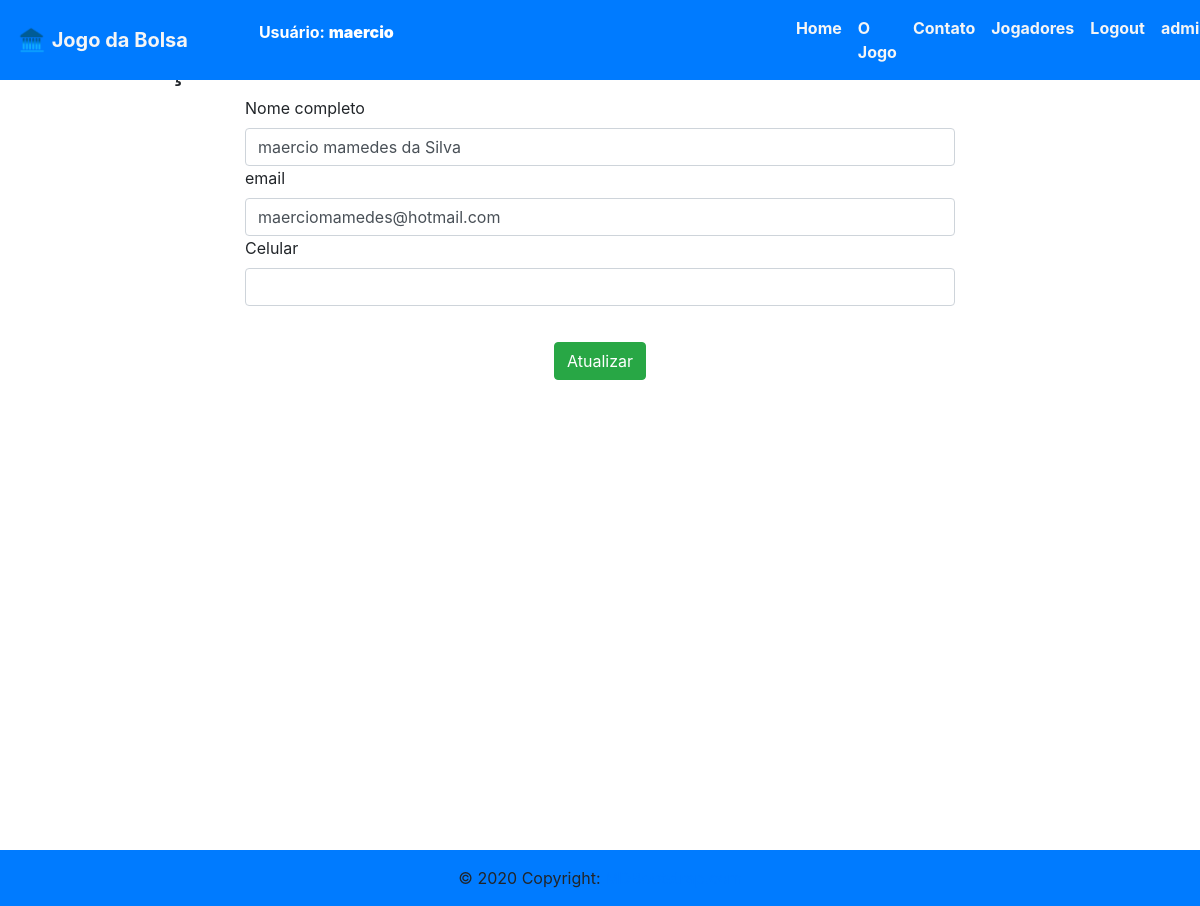
The page /users/update (signed in) on the database as committed earlier.
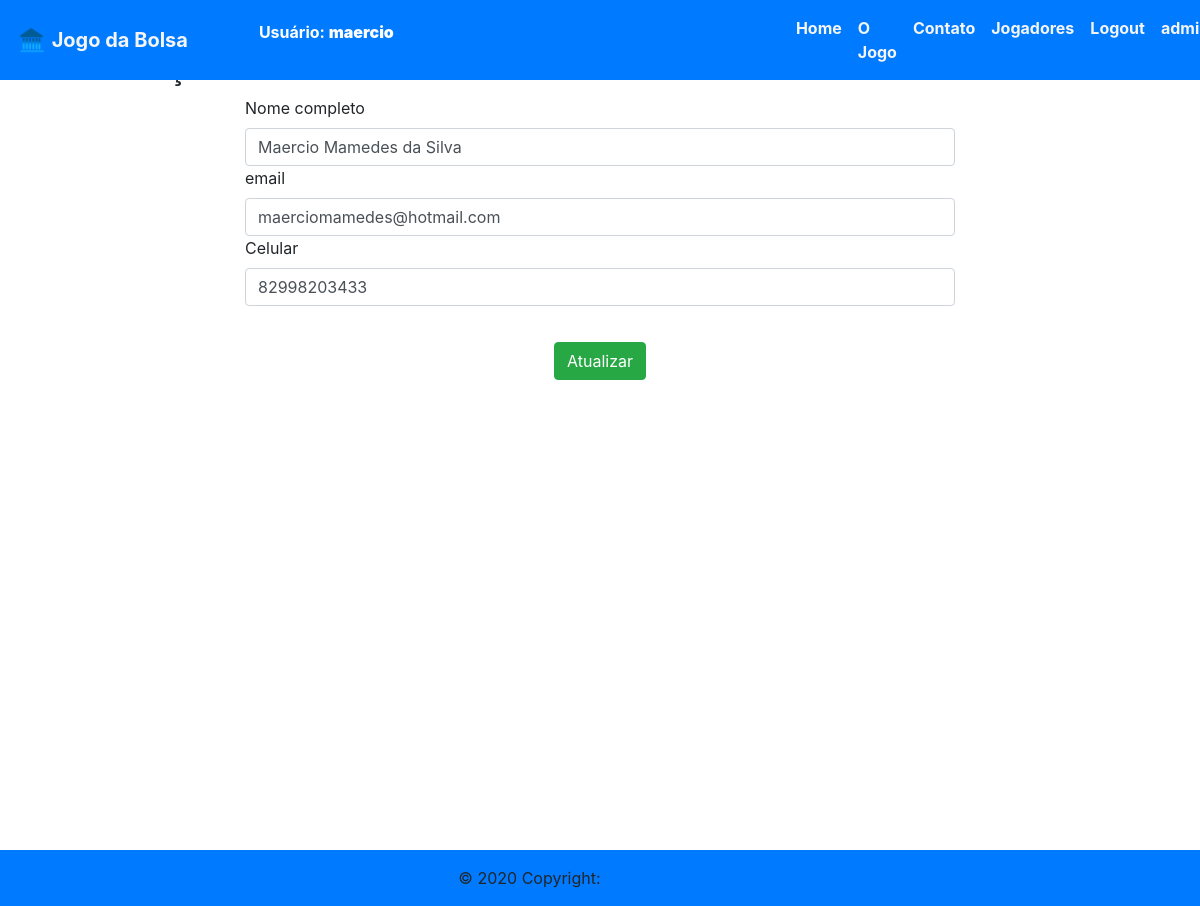
The same page on the database as committed later.
### apps/appUsers/models.py (models this page shows, shortened)
class UserApp(models.Model):
    user = models.OneToOneField(User, max_length=200, on_delete=models.CASCADE)
    full_name = models.CharField('Nome completo', max_length=200)
    cell = models.CharField('Celular', max_length=13, default='')

### apps/appUsers/views/updateUser.py (the view)
# urls.py: path('update', update_user_start, name='update_user_start'),
def update_user_start(request):
    user = get_object_or_404(User, pk=request.user.pk)
    user_app = get_object_or_404(UserApp, user=user)
    return render(request, 'appUsers/updateUser.html', {'user' : user, 'user_app' : user_app})

### templates/appUsers/updateUser.html (shortened to what this page needs)
{% extends 'templateBase.html' %}
{% load static %}
{% load widget_tweaks %}
{% block content %}
<div class="contact-area section-padding-0-80">
    <div class="container">
        <div class="row">
            <div class="col-12">
                <div class="section-heading">
                    <h2>Atualização de cadastro</h2>
                </div>
            </div>
        </div>
        <div class="row">
            <div class="col-12">
                <div class="contact-form-area">
                    <form action="{% url 'update_user_end' %}" method="POST">
                        <section class=" container col-8">
                            <div class="form-group">
                                <label for="fullname">Nome completo</label>
                                <input type="text" id="fullname" name="fullname" class="form-control" value="{{ user_app.full_name }}" >
                                <label for="email">email</label>
                                <input type="email" name="email" id="email" class="form-control" value="{{ user.email }}">
                                <label for="cell">Celular</label>
                                <input type="number" name="cell" id="cell" class="form-control" value="{{ user_app.cell }}" >
                            </div>
                            <div class="col-12 text-center">
                                <button class="btn btn-success" type="submit" style="margin-top: 20px;">Atualizar</button>
                            </div>
                        </section>
                    </form>
                </div>
            </div>
        </div>
    </div>
</div>
{% endblock %}

Rows that differ between the two databases and show on the page:
changed UserApp: fullname "maercio mamedes da Silva" → "Maercio Mamedes da Silva"; cell (not shown) → "82998203433"
